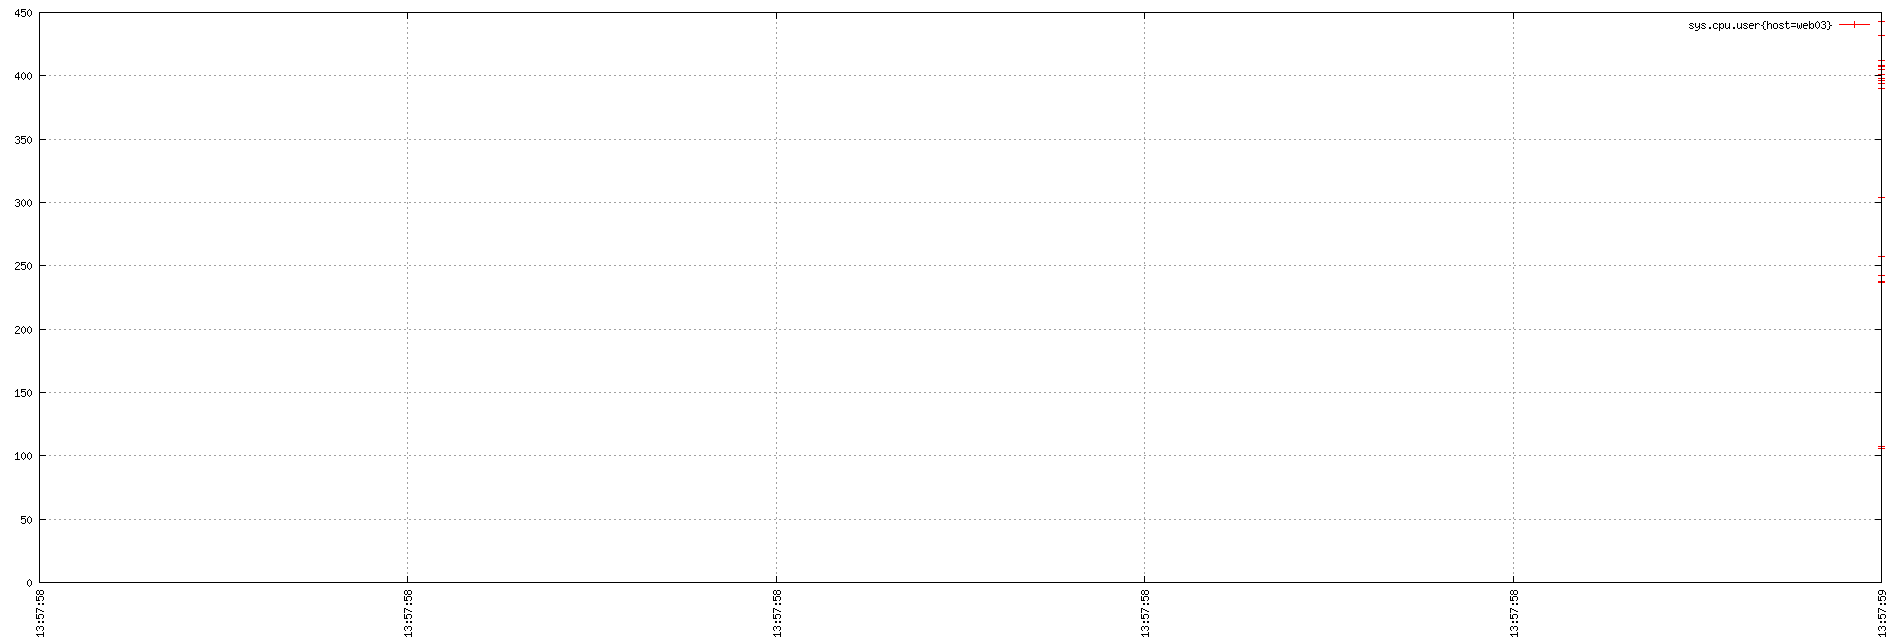

Write the gnuplot code that produced this figure.
set term png small size 1900,644
set xdata time
set timefmt "%s"
if (GPVAL_VERSION < 4.6) set xtics rotate; else set xtics rotate right
set output "${TMPDIR-'tmp'}/tsd/1f064e9a.png"
set xrange ["1673963878":"1673963879"]
set format x "%H:%M:%S"
set grid
set style data linespoint
set yrange [0:]
set key top right
plot  "${TMPDIR-'tmp'}/tsd/1f064e9a_0.dat" using 1:2 title "sys.cpu.user{host=web03}"
